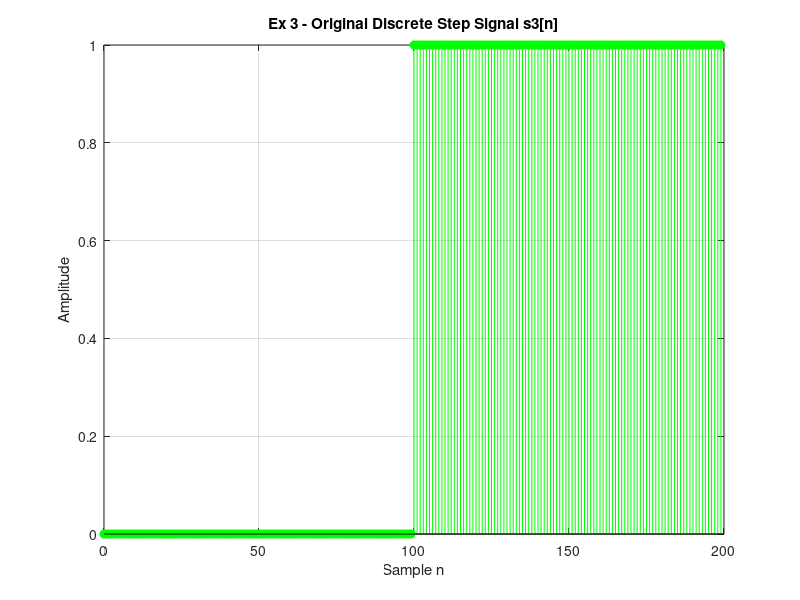
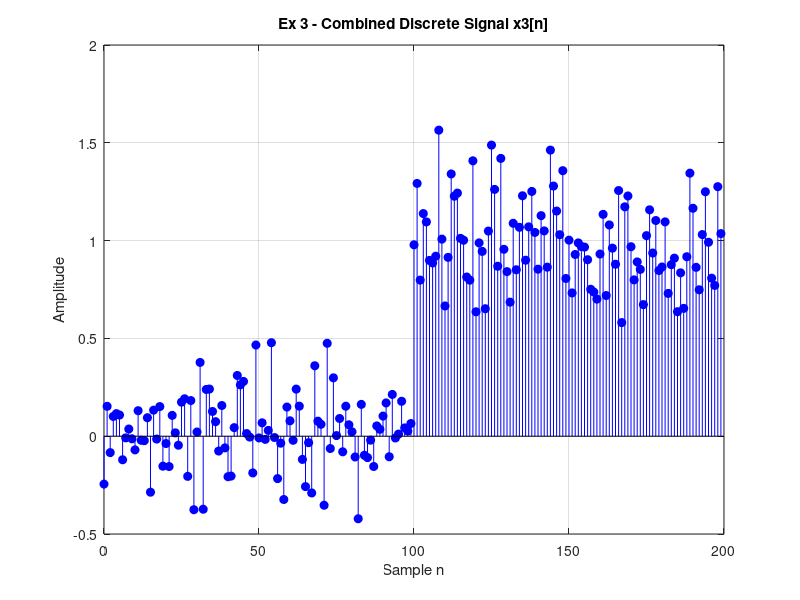
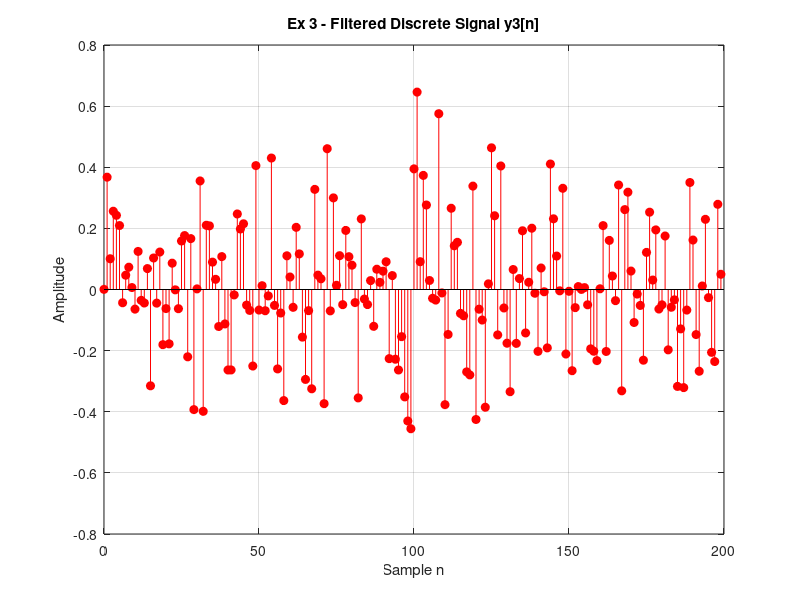
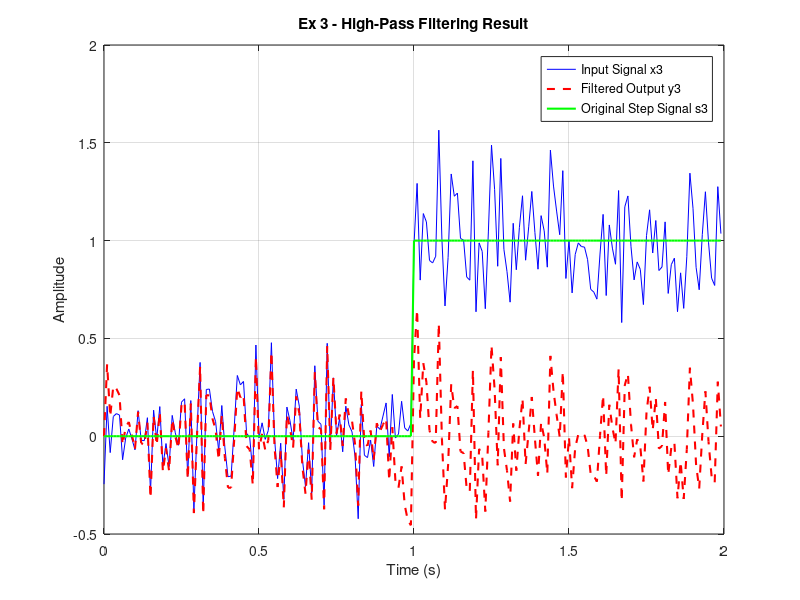

Recreate these plots in MATLAB, in order.

clc; clear; close all;

% 1. กำหนดพารามิเตอร์และสัญญาณ
fs = 100;
T = 1/fs;
N = 200;
n = 0:N-1;
t = n * T;

s3 = zeros(1, N);
s3(n >= 100) = 1;           % Step Signal ที่ n = 100

rng('default');
x3 = s3 + 0.2 * randn(1, N); % สัญญาณผสม Noise

% 2. กรองสัญญาณด้วย High-Pass Filter
fc = 3;
[b, a] = butter(4, fc/(fs/2), 'high');
y3 = filtfilt(b, a, x3);

% Figure 1: สัญญาณต้นฉบับแบบ Discrete
figure(1);
stem(n, s3, 'g', 'filled');
title('Ex 3 - Original Discrete Step Signal s3[n]');
xlabel('Sample n');
ylabel('Amplitude');
grid on;

% Figure 2: สัญญาณผสม Noise แบบ Discrete
figure(2);
stem(n, x3, 'b', 'filled');
title('Ex 3 - Combined Discrete Signal x3[n]');
xlabel('Sample n');
ylabel('Amplitude');
grid on;

% Figure 3: สัญญาณหลังกรองแบบ Discrete
figure(3);
stem(n, y3, 'r', 'filled');
title('Ex 3 - Filtered Discrete Signal y3[n]');
xlabel('Sample n');
ylabel('Amplitude');
grid on;

% Figure 4: เปรียบเทียบสัญญาณแบบกราฟเส้นต่อเนื่อง
figure(4);
plot(t, x3, 'b');
hold on;
plot(t, y3, 'r--', 'LineWidth', 1.5);
plot(t, s3, 'g', 'LineWidth', 1.5);
hold off;
title('Ex 3 - High-Pass Filtering Result');
legend('Input Signal x3', 'Filtered Output y3', ...
    'Original Step Signal s3');
xlabel('Time (s)');
ylabel('Amplitude');
grid on;
